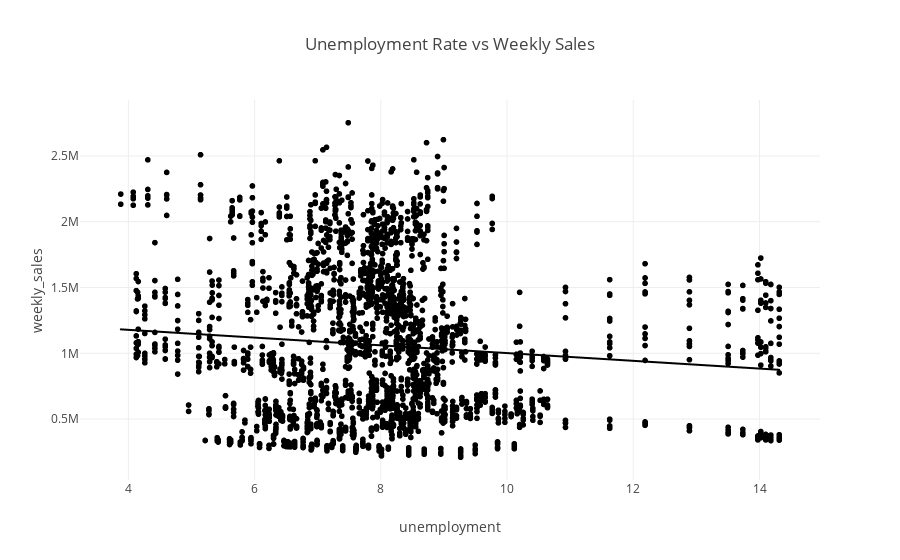

The code cell stored with this chart in its notebook:
### Code cell
fig = px.scatter(df, x='unemployment', y='weekly_sales',
                 title='Unemployment Rate vs Weekly Sales', trendline='ols')
fig.show()

### Figure 1 — Plotly figure (JSON) as saved in the notebook; plotly's stock layout.template omitted (floating-point values rounded to 4 significant figures; data arrays with more than 128 entries replaced by an {"elided": "..."} marker saying what was removed)
{"data": [{"hovertemplate": "unemployment=%{x}<br>weekly_sales=%{y}<extra></extra>", "legendgroup": "", "marker": {"color": "#000001", "symbol": "circle"}, "mode": "markers", "name": "", "showlegend": false, "type": "scattergl", "x": {"elided": "2565 float values"}, "xaxis": "x", "y": {"elided": "2565 float values"}, "yaxis": "y"}, {"hovertemplate": "<b>OLS trendline</b><br>weekly_sales = -29442.2 * unemployment + 1.29607e+06<br>R<sup>2</sup>=0.009842<br><br>unemployment=%{x}<br>weekly_sales=%{y} <b>(trend)</b><extra></extra>", "legendgroup": "", "marker": {"color": "#000001", "symbol": "circle"}, "mode": "lines", "name": "", "showlegend": false, "type": "scattergl", "x": {"elided": "2565 float values"}, "xaxis": "x", "y": {"elided": "2565 float values"}, "yaxis": "y"}], "layout": {"legend": {"tracegroupgap": 0}, "title": {"text": "Unemployment Rate vs Weekly Sales"}, "xaxis": {"anchor": "y", "domain": [0, 1], "title": {"text": "unemployment"}}, "yaxis": {"anchor": "x", "domain": [0, 1], "title": {"text": "weekly_sales"}}}}
